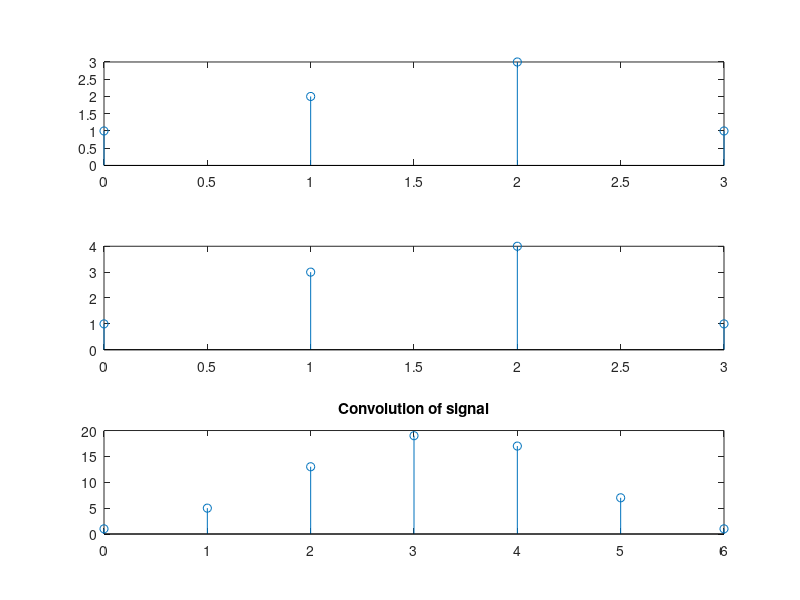

Source code (MATLAB):
t = 0:1:3
s = 0:1:6
s1 =[1,2,3,1]
s2 = [1,3,4,1]
subplot(3,1,1)
stem(t,s1)
subplot(3,1,2)
stem(t,s2)
subplot(3,1,3)
stem(s, conv(s1,s2))
title("Convolution of signal")